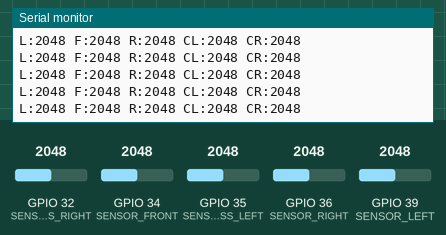
This sketch was run on a simulated ESP32. On the bench: the last lines printed to the serial monitor. The test bench sets the inputs (shaded band); at power-on: GPIO 32 (SENSOR_CROSS_RIGHT) = 2048, GPIO 34 (SENSOR_FRONT) = 2048, GPIO 35 (SENSOR_CROSS_LEFT) = 2048, GPIO 36 (SENSOR_RIGHT) = 2048, GPIO 39 (SENSOR_LEFT) = 2048.

Above: at 1.2 s.
1.3 s: GPIO 32 (SENSOR_CROSS_RIGHT) set to 2866
At 1.8 s:
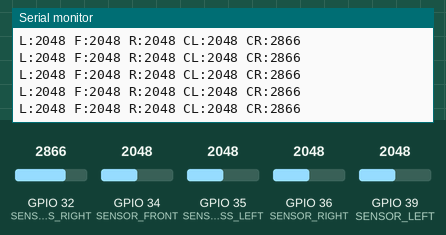
2.8 s: GPIO 34 (SENSOR_FRONT) set to 2866
At 3.5 s:
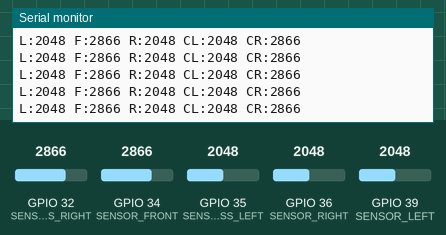
4.3 s: GPIO 35 (SENSOR_CROSS_LEFT) set to 2866
At 5.4 s:
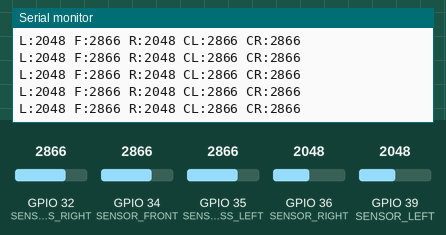
5.8 s: GPIO 36 (SENSOR_RIGHT) set to 2866
At 6.6 s:
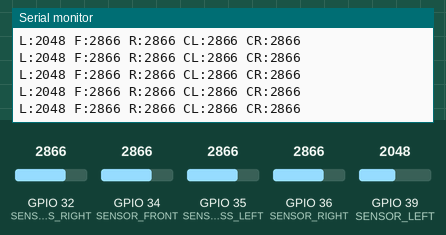
7.3 s: GPIO 39 (SENSOR_LEFT) set to 2866
At 8.2 s:
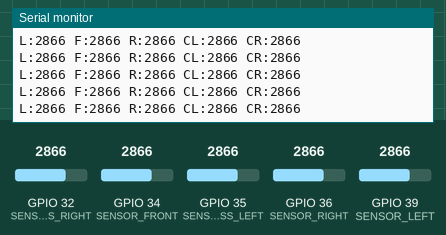
8.8 s: GPIO 32 (SENSOR_CROSS_RIGHT) set to 3972
At 9.7 s:
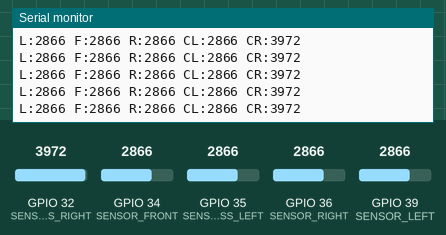
Timing chart, 0 to 11.3 s (numbered marks = the images above; inputs shaded):
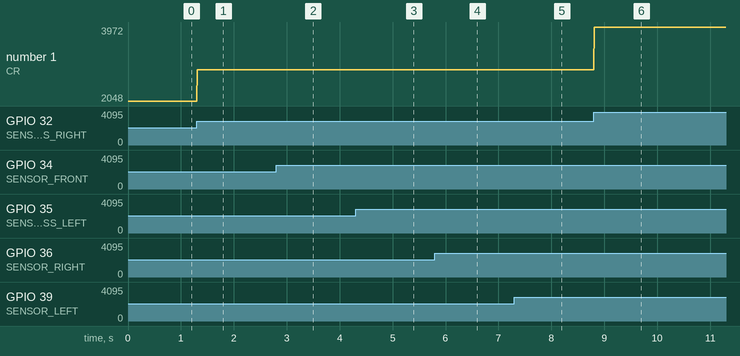

The sketch:

SensorRead.ino
```cpp
/*
 * SensorRead - Simple sketch to read IR sensor distances and print them over
 * Serial Uses the same pin definitions as MMRF.ino for consistency.
 */

// ========== Pin Definitions (same as MMRF.ino) ==========
#define SENSOR_RIGHT 36
#define SENSOR_LEFT 39
#define SENSOR_FRONT 34
#define SENSOR_CROSS_LEFT 35
#define SENSOR_CROSS_RIGHT 32

void setup() {
  Serial.begin(115200);
  // Initialize sensor pins (optional, as analogRead works without pinMode)
  pinMode(SENSOR_RIGHT, INPUT);
  pinMode(SENSOR_LEFT, INPUT);
  pinMode(SENSOR_FRONT, INPUT);
  pinMode(SENSOR_CROSS_LEFT, INPUT);
  pinMode(SENSOR_CROSS_RIGHT, INPUT);
  Serial.println("SensorRead sketch started");
}

void loop() {
  // Read raw ADC values (0-4095 for ESP32)
  int rightVal = analogRead(SENSOR_RIGHT);
  int leftVal = analogRead(SENSOR_LEFT);
  int frontVal = analogRead(SENSOR_FRONT);
  int crossLeftVal = analogRead(SENSOR_CROSS_LEFT);
  int crossRightVal = analogRead(SENSOR_CROSS_RIGHT);

  // Print values in a single line for easy parsing
  // Print values left-to-right order: Left, Front, Right, Cross Left, Cross
  // Right
  Serial.print("L:");
  Serial.print(leftVal);
  Serial.print(" F:");
  Serial.print(frontVal);
  Serial.print(" R:");
  Serial.print(rightVal);
  Serial.print(" CL:");
  Serial.print(crossLeftVal);
  Serial.print(" CR:");
  Serial.println(crossRightVal);

  // Small non‑blocking pause – using millis would be overkill here; a short
  // delay keeps output readable
  delay(10);
}
```

Measured:
- after the input at 1.3 s, the serial monitor: prints a new line at once (image 1)
- after the input at 2.8 s, the serial monitor: prints a new line at once (image 2)
- after the input at 4.3 s, the serial monitor: prints a new line at once (image 3)
- after the input at 5.8 s, the serial monitor: prints a new line at once (image 4)
- after the input at 7.3 s, the serial monitor: prints a new line at once (image 5)
- after the input at 8.8 s, the serial monitor: prints a new line at once (image 6)
- plotted number 1: 2048 → 2866 after the input at 1.3 s, 2866 → 3972 after the input at 8.8 s
